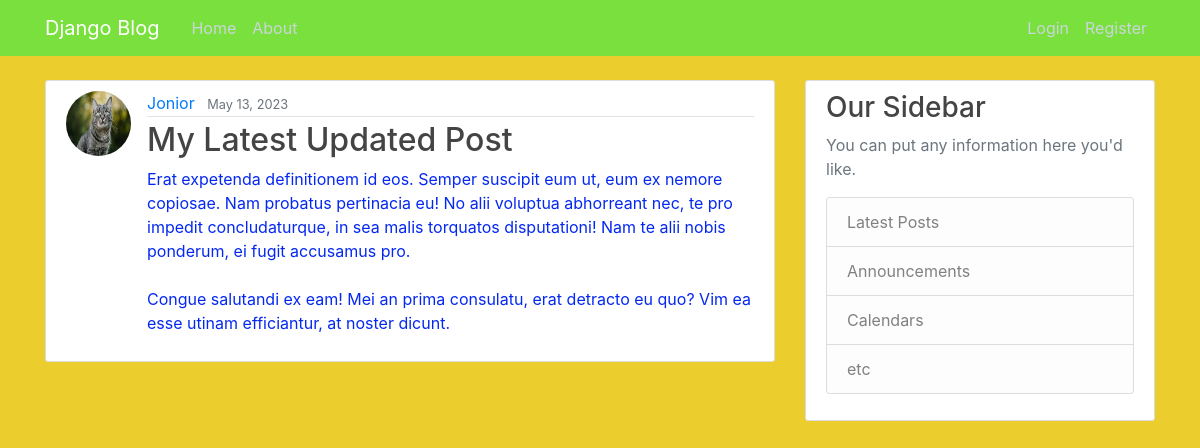
The app's page /post/31/ with its own data.
### blog/models.py (models this page shows, shortened)
class Post(models.Model):
    title = models.CharField(max_length=100)
    content = models.TextField()
    date_posted=models.DateTimeField(default=timezone.now)
    author = models.ForeignKey(User, on_delete=models.CASCADE)

### users/models.py (models this page shows, shortened)
class Profile(models.Model):
    user = models.OneToOneField(User, on_delete=models.CASCADE)
    image = models.ImageField(default='default.jpg', upload_to='profile_pics')

### blog/views.py (the view)
# urls.py: path('post/<int:pk>/',PostDetailView.as_view(),name='post-detail'),
class PostDetailView(DetailView):
    model  = Post

### blog/templates/blog/post_detail.html (shortened to what this page needs)
{% extends "blog/base.html" %} {% block content %}
<article class="media content-section">
  <img
    class="rounded-circle article-img"
    src="{{ object.author.profile.image.url }}"
  />
  <div class="media-body">
    <div class="article-metadata">
      <a class="mr-2" href="{% url 'user-posts' object.author.username %}">{{ object.author }}</a>
      <small class="text-muted">{{ object.date_posted|date:"F d, Y" }}</small>
    </div>
    <h2 class="article-title">{{ object.title }}</h2>
    <p class="article-content">{{ object.content }}</p>
  </div>
</article>
{% endblock content %}

### blog/static/blog/main.css (style rules this page uses)
body { background: #ebce2e; color: #0428f1; margin-top: 5rem; }
h1, h2, h3, h4, h5, h6 { color: #444444; }
.content-section { background: #ffffff; padding: 10px 20px; border: 1px solid #dddddd; border-radius: 3px; margin-bottom: 20px; }
.article-title { color: #444444; }
.article-content { white-space: pre-line; }
.article-img { height: 65px; width: 65px; margin-right: 16px; }
.article-metadata { padding-bottom: 1px; margin-bottom: 4px; border-bottom: 1px solid #e3e3e3 }

### records on screen
Post: author.profile.image (picture), author "Jonior", date_posted "May 13, 2023", title "My Latest Updated Post", content "Erat expetenda definitionem id eos. Semper suscipit eum ut, eum ex nemore copiosae. Nam probatus pertinacia eu! No alii voluptua abhorreant nec, te pro impedit concludaturque, in sea malis torquatos disputationi! Nam te alii nobis ponderum, ei fugit accusamus pro. Congue salutandi ex eam! Mei an prima consulatu, erat detracto eu quo? Vim ea esse utinam efficiantur, at noster dicunt."
